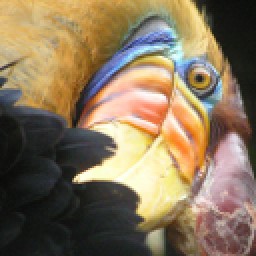
%> input picture ex7/bird_small.png, 128 x 128 px (shown 2 times larger)
$ octave ex7_PCA_visualization.m   (GNU Octave 9; MATLAB toolbox functions it lacks are replaced by stand-ins)
%> lines starting %> are read from the running program, lines starting %| are printed output that depends on the picture
### ex7/kMeansInitCentroids.m
function centroids = kMeansInitCentroids(X, K)
%KMEANSINITCENTROIDS This function initializes K centroids that are to be
%used in K-Means on the dataset X
%   centroids = KMEANSINITCENTROIDS(X, K) returns K initial centroids to be
%   used with the K-Means on the dataset X
%

% You should return this values correctly
centroids = zeros(K, size(X, 2));

% ====================== YOUR CODE HERE ======================
% Instructions: You should set centroids to randomly chosen examples from
%               the dataset X
%

%Randomly reorder the indicies of examples
randidx = randperm(size(X,1));
% Take the first K examples
centroids = X(randidx(1:K),:);

% =============================================================

end

### ex7/runkMeans.m
function [centroids, idx] = runkMeans(X, initial_centroids, ...
                                      max_iters, plot_progress)
%RUNKMEANS runs the K-Means algorithm on data matrix X, where each row of X
%is a single example
%   [centroids, idx] = RUNKMEANS(X, initial_centroids, max_iters, ...
%   plot_progress) runs the K-Means algorithm on data matrix X, where each
%   row of X is a single example. It uses initial_centroids used as the
%   initial centroids. max_iters specifies the total number of interactions
%   of K-Means to execute. plot_progress is a true/false flag that
%   indicates if the function should also plot its progress as the
%   learning happens. This is set to false by default. runkMeans returns
%   centroids, a Kxn matrix of the computed centroids and idx, a m x 1
%   vector of centroid assignments (i.e. each entry in range [1..K])
%

% Set default value for plot progress
if ~exist('plot_progress', 'var') || isempty(plot_progress)
    plot_progress = false;
end

% Plot the data if we are plotting progress
if plot_progress
    figure;
    hold on;
end

% Initialize values
[m n] = size(X);
K = size(initial_centroids, 1);
centroids = initial_centroids;
previous_centroids = centroids;
idx = zeros(m, 1);

% Run K-Means
for i=1:max_iters

    % Output progress
    fprintf('K-Means iteration %d/%d...\n', i, max_iters);
    if exist('OCTAVE_VERSION')
        fflush(stdout);
    end

    % For each example in X, assign it to the closest centroid
    idx = findClosestCentroids(X, centroids);

    % Optionally, plot progress here
    if plot_progress
        plotProgresskMeans(X, centroids, previous_centroids, idx, K, i);
        previous_centroids = centroids;
        fprintf('Press enter to continue.\n');
        pause;
    end

    % Given the memberships, compute new centroids
    centroids = computeCentroids(X, idx, K);
end

% Hold off if we are plotting progress
if plot_progress
    hold off;
end

end

### ex7/findClosestCentroids.m
function idx = findClosestCentroids(X, centroids)
%FINDCLOSESTCENTROIDS computes the centroid memberships for every example
%   idx = FINDCLOSESTCENTROIDS (X, centroids) returns the closest centroids
%   in idx for a dataset X where each row is a single example. idx = m x 1
%   vector of centroid assignments (i.e. each entry in range [1..K])
%

% Set K
K = size(centroids, 1);

% You need to return the following variables correctly.
idx = zeros(size(X,1), 1);

% ====================== YOUR CODE HERE ======================
% Instructions: Go over every example, find its closest centroid, and store
%               the index inside idx at the appropriate location.
%               Concretely, idx(i) should contain the index of the centroid
%               closest to example i. Hence, it should be a value in the
%               range 1..K
%
% Note: You can use a for-loop over the examples to compute this.
%

dist = zeros(K, 1);
for i = 1 : size(X,1)
    for k = 1 : K
       dist(k) = sum((X(i, :) - centroids(k, :)) .^ 2);
    end
    [~, minIdx] = min(dist);
    idx(i) = minIdx;
end

% =============================================================

end

### ex7/computeCentroids.m
function centroids = computeCentroids(X, idx, K)
%COMPUTECENTROIDS returns the new centroids by computing the means of the
%data points assigned to each centroid.
%   centroids = COMPUTECENTROIDS(X, idx, K) returns the new centroids by
%   computing the means of the data points assigned to each centroid. It is
%   given a dataset X where each row is a single data point, a vector
%   idx of centroid assignments (i.e. each entry in range [1..K]) for each
%   example, and K, the number of centroids. You should return a matrix
%   centroids, where each row of centroids is the mean of the data points
%   assigned to it.
%

% Useful variables
[m n] = size(X);

% You need to return the following variables correctly.
centroids = zeros(K, n);


% ====================== YOUR CODE HERE ======================
% Instructions: Go over every centroid and compute mean of all points that
%               belong to it. Concretely, the row vector centroids(i, :)
%               should contain the mean of the data points assigned to
%               centroid i.
%
% Note: You can use a for-loop over the centroids to compute this.
%

for k = 1 : K
    centroids(k, :) = mean(X(find(idx == k), :));
end

% =============================================================


end

### ex7/featureNormalize.m
function [X_norm, mu, sigma] = featureNormalize(X)
%FEATURENORMALIZE Normalizes the features in X
%   FEATURENORMALIZE(X) returns a normalized version of X where
%   the mean value of each feature is 0 and the standard deviation
%   is 1. This is often a good preprocessing step to do when
%   working with learning algorithms.

mu = mean(X);
X_norm = bsxfun(@minus, X, mu);

sigma = std(X_norm);
X_norm = bsxfun(@rdivide, X_norm, sigma);


% ============================================================

end

### ex7/pca.m
function [U, S] = pca(X)
%PCA Run principal component analysis on the dataset X
%   [U, S, X] = pca(X) computes eigenvectors of the covariance matrix of X
%   Returns the eigenvectors U, the eigenvalues (on diagonal) in S
%

% Useful values
[m, n] = size(X);

% You need to return the following variables correctly.
U = zeros(n);
S = zeros(n);

% ====================== YOUR CODE HERE ======================
% Instructions: You should first compute the covariance matrix. Then, you
%               should use the "svd" function to compute the eigenvectors
%               and eigenvalues of the covariance matrix.
%
% Note: When computing the covariance matrix, remember to divide by m (the
%       number of examples).
%

Sigma = (1 / m) * (X' * X);
[U, S, V] = svd(Sigma);

% =========================================================================

end

### ex7/projectData.m
function Z = projectData(X, U, K)
%PROJECTDATA Computes the reduced data representation when projecting only
%on to the top k eigenvectors
%   Z = projectData(X, U, K) computes the projection of
%   the normalized inputs X into the reduced dimensional space spanned by
%   the first K columns of U. It returns the projected examples in Z.
%

% You need to return the following variables correctly.
Z = zeros(size(X, 1), K);

% ====================== YOUR CODE HERE ======================
% Instructions: Compute the projection of the data using only the top K
%               eigenvectors in U (first K columns).
%               For the i-th example X(i,:), the projection on to the k-th
%               eigenvector is given as follows:
%                    x = X(i, :)';
%                    projection_k = x' * U(:, k);
%

U_reduced = U(:, 1:K);
Z = X * U_reduced;

% =============================================================

end

### ex7/plotDataPoints.m
function plotDataPoints(X, idx, K)
%PLOTDATAPOINTS plots data points in X, coloring them so that those with the same
%index assignments in idx have the same color
%   PLOTDATAPOINTS(X, idx, K) plots data points in X, coloring them so that those
%   with the same index assignments in idx have the same color

% Create palette
palette = hsv(K + 1);
colors = palette(idx, :);

% Plot the data
scatter(X(:,1), X(:,2), 15, colors);

end

### ex7/ex7_PCA_visualization.m
clear all;
close all;

% Re-load the image from the previous exercise and run K-Means on it
% For this to work, you need to complete the K-Means assignment first
A = double(imread('bird_small.png'));
A = A / 255;
img_size = size(A);
%> img_size = [128 128 3]
X = reshape(A, img_size(1) * img_size(2), 3);
K = 16;
max_iters = 10;
initial_centroids = kMeansInitCentroids(X, K);
%> in kMeansInitCentroids, `centroids = X(randidx(1:K),:);`: centroids = 16 rows, first 12: [0.0784 0.0902 0.0706; 0.627 0.553 0.306; 0.145 0.157 0.133; 0.82 0.667 0.396; 0.988 0.922 0.894; 0.145 0.149 0.133; 0.729 0.549 0.141; 0.0706 0.0706 0.0549; 0.62 0.506 0.2; 0.996 0.976 0.816; 0.106 0.114 0.0941; 0.996 0.961 0.694]
%> initial_centroids has the same summary as centroids in kMeansInitCentroids
[centroids, idx] = runkMeans(X, initial_centroids, max_iters);
%> in runkMeans, `previous_centroids = centroids;`: previous_centroids has the same summary as centroids in kMeansInitCentroids
%> centroids = 16 rows, first 12: [0.0927 0.1 0.0894; 0.574 0.483 0.434; 0.359 0.292 0.255; 0.859 0.708 0.444; 0.814 0.767 0.775; 0.212 0.202 0.196; 0.916 0.577 0.259; 0.0659 0.0716 0.0616; 0.55 0.404 0.21; 0.981 0.946 0.808; 0.133 0.141 0.132; 0.957 0.845 0.618]

%  Sample 1000 random indexes (since working with all the data is
%  too expensive. If you have a fast computer, you may increase this.
sel = floor(rand(1000, 1) * size(X, 1)) + 1;

%  Setup Color Palette
palette = hsv(K);
colors = palette(idx(sel), :);
%> colors = 1000 rows, first 12: [0.875 1 0; 0 1 0.625; 1 0.375 0; 1 0.375 0; 1 0 0; 0.875 1 0; 1 0 0; 0.125 1 0; 0.125 0 1; 1 0 0; 1 0 0.375; 1 0 0.375]

%  Visualize the data and centroid memberships in 3D
figure;
scatter3(X(sel, 1), X(sel, 2), X(sel, 3), 10, colors);
title('Pixel dataset plotted in 3D. Color shows centroid memberships');
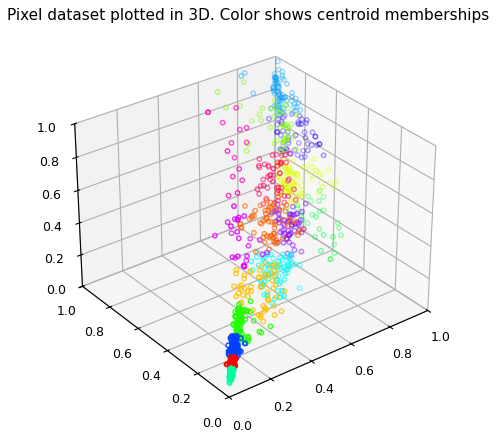
%> figure redrawn from the program's plot data

% Subtract the mean to use PCA
[X_norm, mu, sigma] = featureNormalize(X);
%> in featureNormalize, `mu = mean(X);`: mu = [0.531 0.46 0.358]
%> in featureNormalize, `sigma = std(X_norm);`: sigma = [0.329 0.283 0.241]
%> mu = [0.531 0.46 0.358]; sigma = [0.329 0.283 0.241]

% PCA and project the data to 2D
[U, S] = pca(X_norm);
%> in pca, `Sigma = (1 / m) * (X' * X);`: Sigma = [1 0.957 0.769; 0.957 1 0.881; 0.769 0.881 1]
%> in pca, `[U, S, V] = svd(Sigma);`: U = [-0.575 0.601 0.555; -0.599 0.153 -0.786; -0.557 -0.785 0.271]; S = [2.74 0 0; 0 0.24 0; 0 0 0.0197]; V has the same summary as U
%> S = [2.74 0 0; 0 0.24 0; 0 0 0.0197]
Z = projectData(X_norm, U, 2);
%> in projectData, `U_reduced = U(:, 1:K);`: U_reduced = [-0.575 0.601; -0.599 0.153; -0.557 -0.785]

% Plot in 2D
figure;
plotDataPoints(Z(sel, :), idx(sel), K);
%> in plotDataPoints, `colors = palette(idx, :);`: colors = 1000 rows, first 12: [0.941 1 0; 0 1 0.471; 1 0.353 0; 1 0.353 0; 1 0 0; 0.941 1 0; 1 0 0; 0.235 1 0; 0 0.118 1; 1 0 0; 1 0 0.706; 1 0 0.706]
title('Pixel dataset plotted in 2D, using PCA for dimensionality reduction');
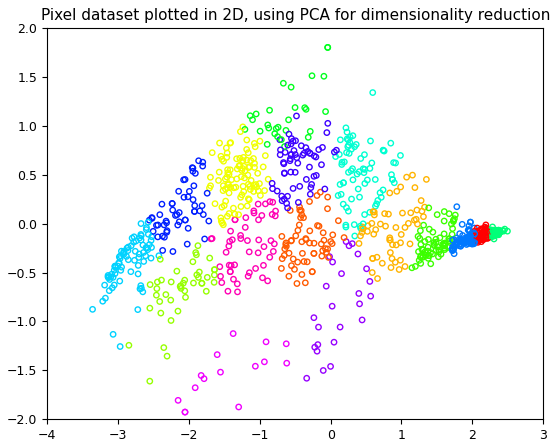
%> figure redrawn from the program's plot data
